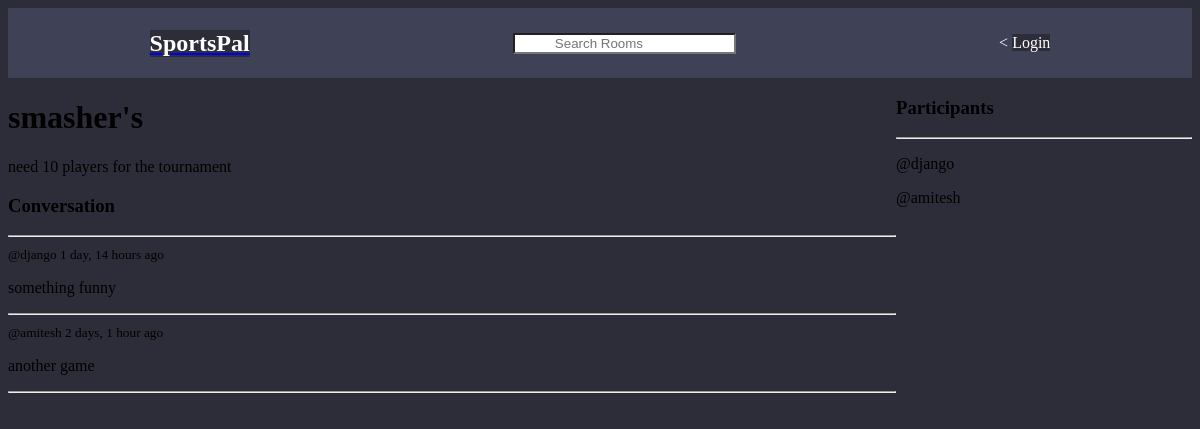
/room/27/, run on the app's committed database.
### base/models.py (models this page shows, shortened)
class Room(models.Model):
    host = models.ForeignKey(User, on_delete=models.SET_NULL, null=True)
    topic = models.ForeignKey(Topic, on_delete=models.SET_NULL, null=True)
    name = models.CharField(max_length=200)
    description = models.TextField(null = True, blank = True)
    participants = models.ManyToManyField(User, related_name='participants', blank=True)
    updated = models.DateTimeField(auto_now=True)
    created = models.DateTimeField(auto_now_add=True)
    class Meta:
        ordering = ('-updated','-created')

class Message(models.Model):
    user = models.ForeignKey(User, on_delete=models.CASCADE)
    room = models.ForeignKey(Room, on_delete=models.CASCADE)
    body = models.TextField()
    updated = models.DateTimeField(auto_now=True)
    created = models.DateTimeField(auto_now_add=True)

### base/views.py (the view, shortened to what this page needs)
# urls.py: path("room/<str:pk>/", views.room, name="room"),
def room(request,pk):
    room = Room.objects.get(id=pk)
    room_messages = room.message_set.all().order_by('-created')
    participants = room.participants.all()
    context = {'room':room,'room_messages':room_messages,'participants':participants}
    return render(request,"base/room.html",context )

### base/templates/base/room.html (shortened to what this page needs)
{% extends 'main.html' %}
{% load static %}
{% block content %}
{% block css %}
    <link rel="stylesheet" type="text/css" href="{% static 'styles/room.css' %}">
    <link href="{% static 'fontawesomefree/css/fontawesome.css' %}" rel="stylesheet" type="text/css">
    <link href="{% static 'fontawesomefree/css/brands.css' %}" rel="stylesheet" type="text/css">
    <link href="{% static 'fontawesomefree/css/solid.css' %}" rel="stylesheet" type="text/css">
{% endblock %}
<div class="room-container">
    <div>
        <h1>{{room.name}}</h1>
        <p>{{room.description}}</p>
        <div class="comment-wrapper">
            <h3>Conversation</h3>
            <hr>
            {% for message in room_messages %}
            <div>
                <small>@{{message.user}} {{message.created|timesince}} ago </small>
                <p>{{message.body}}</p>
                <hr>
            </div>
            {% endfor %}
        </div>
    </div>
    <div>
        <h3>Participants</h3>
        <hr>
        {% for user in participants %}
        <div>
            <p>@{{user.username}}</p>
        </div>
        {% endfor %}
    </div>
</div>
{% endblock %}

### static/styles/main.css (style rules this page uses)
* { background-color: #2d2d39;; }

### base/templates/base/room.html (style rules this page uses)
.room-container { display: grid; grid-template-columns: 3fr 1fr ; }

### data on the page
Room: name "smasher's", description "need 10 players for the tournament"
Message: user "django", created "1 day, 14 hours", body "something funny"
Message: user "amitesh", created "2 days, 1 hour", body "another game"

### other printed values
{{ user.username }} "django"
{{ user.username }} "amitesh"
